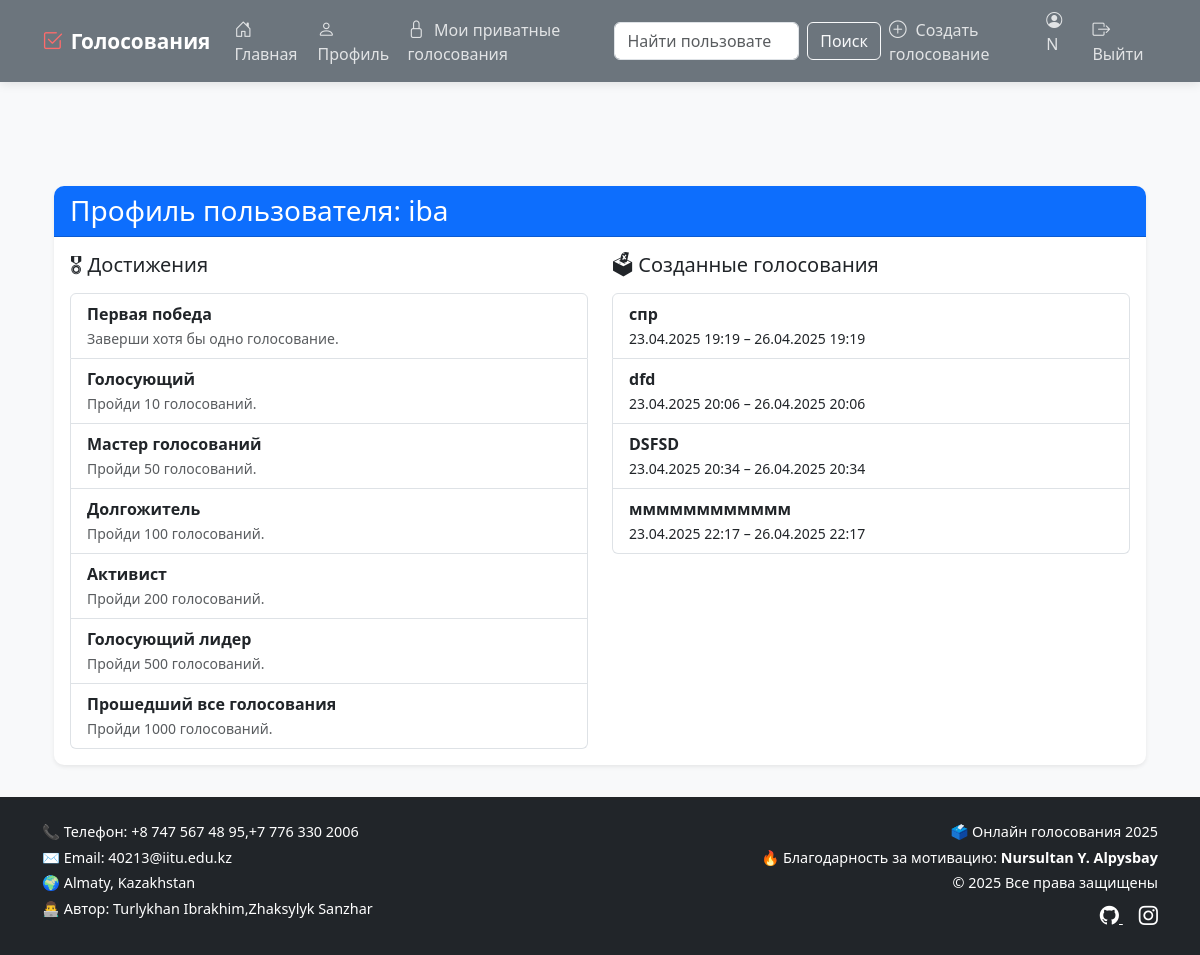
Page /polls/users/2/ (signed in) on the committed database.
### polls/models.py (models this page shows, shortened)
class Achievement(models.Model):
    name = models.CharField(max_length=100)
    description = models.TextField()
    required_votes = models.PositiveIntegerField()
    created_at = models.DateTimeField(auto_now_add=True)  # автоматическая установка при создании
    total_votes_required = models.PositiveIntegerField(help_text="Количество голосований, которые необходимо пройти для достижения")
    goal = models.PositiveIntegerField(default=0, help_text="Цель для достижения")  # Новый атрибут
    icon = models.ImageField(upload_to='achievement_icons/', blank=True, null=True)  # Добавление поля icon

class Election(models.Model):
    VISIBILITY_CHOICES = [
        ('public', 'Публичное'),
        ('private', 'Приватное'),
    ]
    title = models.CharField(max_length=200, verbose_name="Название голосования")
    description = models.TextField(verbose_name="Описание", blank=True)
    creator = models.ForeignKey(User, on_delete=models.CASCADE, verbose_name="Создатель", null=True, blank=True)
    created_at = models.DateTimeField(auto_now_add=True)
    start_date = models.DateTimeField(verbose_name="Дата начала")
    end_date = models.DateTimeField(verbose_name="Дата окончания")
    is_active = models.BooleanField(default=True, verbose_name="Активно")
    visibility = models.CharField(max_length=10, choices=VISIBILITY_CHOICES, default='public', verbose_name="Видимость")
    is_public = models.BooleanField(default=True)
    invited_users = models.ManyToManyField(User, related_name='invited_elections', blank=True,
                                           verbose_name="Приглашенные пользователи")
    unique_link = models.CharField(max_length=50, unique=True, blank=True, verbose_name="Уникальная ссылка")

### polls/views.py (the view)
# urls.py: path('users/<int:user_id>/', views.user_profile, name='user_profile'),
@login_required
def user_profile(request, user_id):
    profile_user = get_object_or_404(User, id=user_id)
    user_achievements = UserAchievement.objects.filter(user=profile_user).select_related('achievement')
    elections_created = Election.objects.filter(creator=profile_user)
    context = {
        'profile_user': profile_user,
        'achievements': [ua.achievement for ua in user_achievements],
        'elections_created': elections_created,
    }
    return render(request, 'polls/user_profile.html', context)

### polls/templates/polls/user_profile.html (shortened to what this page needs)
{% extends 'polls/base.html' %}
{% block content %}
<div class="container mt-5">
  <div class="card shadow-sm">
    <div class="card-header bg-primary text-white">
      <h3 class="mb-0">Профиль пользователя: {{ profile_user.username }}</h3>
    </div>
    <div class="card-body">
      <div class="row">
        <div class="col-md-6">
          <h5 class="mb-3">🎖 Достижения</h5>
          {% if achievements %}
          <ul class="list-group">
            {% for achievement in achievements %}
            <li class="list-group-item">
              <strong>{{ achievement.name }}</strong><br>
              <small class="text-muted">{{ achievement.description }}</small>
            </li>
            {% endfor %}
          </ul>
          {% else %}
          <p class="text-muted">Нет достижений.</p>
          {% endif %}
        </div>
        <div class="col-md-6">
          <h5 class="mb-3">🗳 Созданные голосования</h5>
          {% if elections_created %}
          <ul class="list-group">
            {% for election in elections_created %}
            <li class="list-group-item">
              <strong>{{ election.title }}</strong><br>
              <small>{{ election.start_date|date:"d.m.Y H:i" }} – {{ election.end_date|date:"d.m.Y H:i" }}</small>
            </li>
            {% endfor %}
          </ul>
          {% else %}
          <p class="text-muted">Нет созданных голосований.</p>
          {% endif %}
        </div>
      </div>
    </div>
  </div>
</div>
{% endblock %}

### polls/templates/polls/base.html (shortened to what this page needs)
<!DOCTYPE html>
<html lang="ru">
<head>
    <link href="https://cdn.jsdelivr.net/npm/bootstrap@5.3.0/dist/css/bootstrap.min.css" rel="stylesheet">
    <link rel="stylesheet" href="https://cdn.jsdelivr.net/npm/bootstrap-icons@1.11.1/font/bootstrap-icons.css">
</head>
<body>
    <nav class="navbar navbar-expand-lg navbar-dark mb-4">
        <div class="container">
            <a class="navbar-brand" href="{% url 'home' %}">
                <i class="bi bi-check2-square me-2"></i>Голосования
            </a>
            <div class="collapse navbar-collapse" id="navbarNav">
                <ul class="navbar-nav me-auto">
                    <li class="nav-item">
                        <a class="nav-link {% if request.resolver_match.url_name == 'home' %}active{% endif %}"
                           href="{% url 'home' %}">
                            <i class="bi bi-house-door"></i> Главная
                        </a>
                    </li>
                    {% if user.is_authenticated %}
                    <li class="nav-item">
                        <a class="nav-link {% if request.resolver_match.url_name == 'profile' %}active{% endif %}"
                           href="{% url 'profile' %}">
                            <i class="bi bi-person"></i> Профиль
                        </a>
                    </li>
                    {% endif %}
                    <li class="nav-item">
                         <a class="nav-link {% if request.resolver_match.url_name == 'my_private_elections' %}active{% endif %}"
                            href="{% url 'my_private_elections' %}">
                             <i class="bi bi-lock"></i> Мои приватные голосования
                         </a>
                    </li>
                </ul>
                 <form class="d-flex" role="search" action="{% url 'user_search' %}" method="get">
                     <input class="form-control me-2" type="search" name="q" placeholder="Найти пользователя">
                     <button class="btn btn-outline-light" type="submit">Поиск</button>
                 </form>
                <ul class="navbar-nav">
                    {% if user.is_authenticated %}
                        {% if user.is_authenticated %}
                        <li class="nav-item">
                            <a class="nav-link {% if request.resolver_match.url_name == 'create_election' %}active{% endif %}"
                               href="{% url 'create_election' %}">
                                <i class="bi bi-plus-circle"></i> Создать голосование
                            </a>
                        </li>
                        {% endif %}
                        <li class="nav-item">
                            <span class="navbar-text me-3">
                                <i class="bi bi-person-circle"></i> {{ user.username }}
                            </span>
                        </li>
                        <li class="nav-item">
                            <a class="nav-link" href="{% url 'logout' %}">
                                <i class="bi bi-box-arrow-right"></i> Выйти
                            </a>
                        </li>
                    {% endif %}
                </ul>
            </div>
        </div>
    </nav>
    <main class="content">
        <div class="container">
            {% block content %}{% endblock %}
        </div>
    </main>
   <footer class="bg-dark text-white py-4 mt-auto">
    <div class="container">
        <div class="row">
            <div class="col-md-6 text-start">
                <p class="mb-1">📞 Телефон: +8 747 567 48 95,+7 776 330 2006 </p>
                <p class="mb-1">✉️ Email: 40213@iitu.edu.kz </p>
                <p class="mb-1">🌍 Almaty, Kazakhstan</p>
                <p class="mb-0">👨‍💻 Автор: Turlykhan Ibrakhim,Zhaksylyk Sanzhar</p>
            </div>
            <div class="col-md-6 text-md-end text-start mt-3 mt-md-0">
                <p class="mb-1">🗳️ Онлайн голосования 2025</p>
                <p class="mb-1">🔥 Благодарность за мотивацию: <strong>Nursultan Y. Alpysbay</strong></p>
                <p class="mb-2">&copy; {% now "Y" %} Все права защищены</p>
                <div>
                    <a href="https://github.com/Ibrakhim-Tur" class="text-white me-3" target="_blank">
                        <i class="bi bi-github" style="font-size: 1.2rem;"></i>
                    </a>
                    <a href="https://www.instagram.com/ibrahimturlihan/" class="text-white" target="_blank">
                        <i class="bi bi-instagram" style="font-size: 1.2rem;"></i>
                    </a>
                </div>
            </div>
        </div>
    </div>
</footer>
</body>
</html>

### polls/templates/polls/base.html (style rules this page uses)
:root { --primary-color: #4a6bff; --secondary-color: #6c757d; --dark-color: #2c3e50; --light-color: #f8f9fa; --accent-color: #ff6b6b; }
body { background-color: var(--light-color); display: flex; flex-direction: column; min-height: 100vh; font-family: 'Segoe UI', Tahoma, Geneva, Verdana, sans-serif; }
.navbar { background-color: var(--secondary-color) !important; box-shadow: 0 2px 10px rgba(0,0,0,0.1); }
.navbar-brand { font-weight: 600; font-size: 1.3rem; color: white !important; }
.navbar-brand i { color: var(--accent-color); }
.nav-link { color: rgba(255,255,255,0.8) !important; font-size: 1rem; padding: 0.5rem 1rem; transition: all 0.3s ease; }
.nav-link i { margin-right: 0.3rem; font-size: 1.1rem; }
.navbar-text { color: rgba(255,255,255,0.8) !important; }
.content { flex: 1; padding: 2rem 0; }
.card { transition: all 0.3s ease; border: none; border-radius: 10px; overflow: hidden; box-shadow: 0 4px 6px rgba(0,0,0,0.05); }
footer { background-color: var(--secondary-colorx) !important; color: white; padding: 1.5rem 0; font-size: 0.9rem; }

### rows in the picture
Achievement: name "Первая победа", description "Заверши хотя бы одно голосование."
Achievement: name "Голосующий", description "Пройди 10 голосований."
Achievement: name "Мастер голосований", description "Пройди 50 голосований."
Achievement: name "Долгожитель", description "Пройди 100 голосований."
Achievement: name "Активист", description "Пройди 200 голосований."
Achievement: name "Голосующий лидер", description "Пройди 500 голосований."
Achievement: name "Прошедший все голосования", description "Пройди 1000 голосований."
Election: title "спр", start_date "23.04.2025 19:19", end_date "26.04.2025 19:19"
Election: title "dfd", start_date "23.04.2025 20:06", end_date "26.04.2025 20:06"
Election: title "DSFSD", start_date "23.04.2025 20:34", end_date "26.04.2025 20:34"
Election: title "мммммммммммм", start_date "23.04.2025 22:17", end_date "26.04.2025 22:17"

### other values in the picture
{{ user.username }} "N"
{{ profile_user.username }} "iba"
